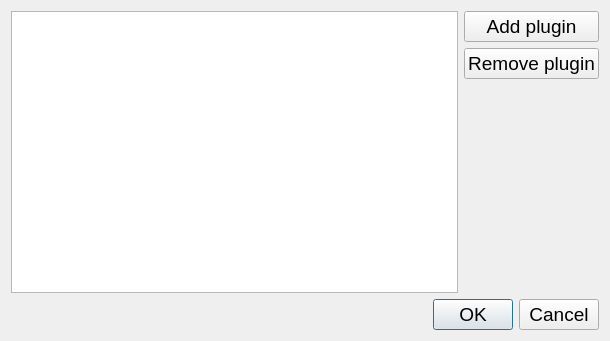
<?xml version="1.0" encoding="UTF-8"?>
<ui version="4.0">
 <class>Dialog</class>
 <widget class="QDialog" name="Dialog">
  <property name="geometry">
   <rect>
    <x>0</x>
    <y>0</y>
    <width>610</width>
    <height>341</height>
   </rect>
  </property>
  <property name="font">
   <font>
    <pointsize>14</pointsize>
   </font>
  </property>
  <property name="windowTitle">
   <string>Dialog</string>
  </property>
  <layout class="QVBoxLayout" name="verticalLayout_2">
   <item>
    <layout class="QHBoxLayout" name="horizontalLayout">
     <item>
      <widget class="QListWidget" name="listWidget"/>
     </item>
     <item>
      <layout class="QVBoxLayout" name="verticalLayout">
       <item>
        <widget class="QPushButton" name="pushButton">
         <property name="text">
          <string>Add plugin</string>
         </property>
        </widget>
       </item>
       <item>
        <widget class="QPushButton" name="pushButton_2">
         <property name="text">
          <string>Remove plugin</string>
         </property>
        </widget>
       </item>
       <item>
        <spacer name="verticalSpacer">
         <property name="orientation">
          <enum>Qt::Orientation::Vertical</enum>
         </property>
         <property name="sizeHint" stdset="0">
          <size>
           <width>20</width>
           <height>40</height>
          </size>
         </property>
        </spacer>
       </item>
      </layout>
     </item>
    </layout>
   </item>
   <item>
    <widget class="QDialogButtonBox" name="buttonBox">
     <property name="orientation">
      <enum>Qt::Orientation::Horizontal</enum>
     </property>
     <property name="standardButtons">
      <set>QDialogButtonBox::StandardButton::Cancel|QDialogButtonBox::StandardButton::Ok</set>
     </property>
    </widget>
   </item>
  </layout>
 </widget>
 <resources/>
 <connections>
  <connection>
   <sender>buttonBox</sender>
   <signal>accepted()</signal>
   <receiver>Dialog</receiver>
   <slot>accept()</slot>
   <hints>
    <hint type="sourcelabel">
     <x>248</x>
     <y>254</y>
    </hint>
    <hint type="destinationlabel">
     <x>157</x>
     <y>274</y>
    </hint>
   </hints>
  </connection>
  <connection>
   <sender>buttonBox</sender>
   <signal>rejected()</signal>
   <receiver>Dialog</receiver>
   <slot>reject()</slot>
   <hints>
    <hint type="sourcelabel">
     <x>316</x>
     <y>260</y>
    </hint>
    <hint type="destinationlabel">
     <x>286</x>
     <y>274</y>
    </hint>
   </hints>
  </connection>
 </connections>
</ui>
